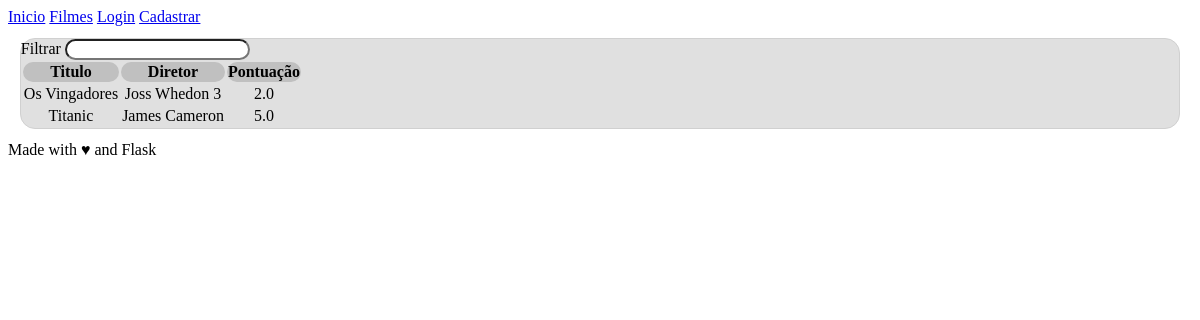
Screenshot of /filme/ with the database file from the repository.
### imdb/filme/models.py (models this page shows, shortened)
class Filme(db.Model):
   __tablename__ = 'filme'
   id = db.Column(db.Integer, primary_key=True)
   titulo = db.Column(db.String(160), unique=True, nullable=False)
   id_imdb = db.Column(db.String(7), unique=True, nullable=False)
   atores = db.Column(db.String(1000), nullable=False)
   diretor = db.Column(db.String(160), nullable=False)
   avaliacoes = db.relationship('Avaliacao', backref='filme', lazy= True)
   def media_avaliacao(self):
       media = 0
       avaliacoes = self.avaliacoes
       total = sum([avaliacao.estrelas for avaliacao in avaliacoes])
       if len(avaliacoes) > 0:
           media = total /len(avaliacoes)
       return media

class Avaliacao(db.Model):
    __tablename__ = 'avaliacao'
    id = db.Column(db.Integer, primary_key=True)
    titulo = db.Column(db.String(200), nullable=False)
    corpo = db.Column(db.String(500))
    estrelas = db.Column(db.Integer, nullable=False)
    id_filme = db.Column(db.Integer, db.ForeignKey('filme.id'), nullable=False)
    id_usuario = db.Column(db.Integer, db.ForeignKey('usuario.id'), nullable=False)

### imdb/filme/views.py (the view)
@filme.route("/", methods=["GET", "POST"])
def lista():
    filmes = []
    if request.method == "POST":
        busca = request.form.get("busca")
        filmes += Filme.query.filter(Filme.titulo.like(f"%{busca}%"))
        filmes += Filme.query.filter(Filme.id_imdb.like(f"%{busca}%"))
        filmes += Filme.query.filter(Filme.diretor.like(f"%{busca}%"))
        filmes += Filme.query.filter(Filme.atores.like(f"%{busca}%"))
        filmes = set(list(filmes))
    else:
        filmes = Filme.query.all()
    return render_template("lista.html.j2", filmes=filmes)

### imdb/filme/templates/lista.html.j2 (shortened to what this page needs)
{% extends "base.html.j2" %}
{% block content %}
<form action="{{url_for('filme.lista')}}" method="POST">
   <div>
      <label for="busca">Filtrar</label>
      <input type="text" name="busca"/>
   </div>
</form>
<table>
  <tr>
    <th>Titulo</th>
    <th>Diretor</th>
    <th>Pontuação</th>
  </tr>
  {% for filme in filmes %}
    <tr>
      <td>{{filme.titulo}}</td>
      <td>{{filme.diretor}}</td>
      <td>{{filme.media_avaliacao()|round(1)}}</td>
    </tr>
  {% endfor%}
</table>
{% endblock %}

### imdb/static/styles/style.css (style rules this page uses)
html, body { min-height: 100%; }
tr { text-align: center; }
th { background-color: #c0c0c0; }
* { border-radius: 15px; }

### rows the page displays
Filme: titulo "Os Vingadores", diretor "Joss Whedon 3", media_avaliacao "2.0"
Filme: titulo "Titanic", diretor "James Cameron", media_avaliacao "5.0"
